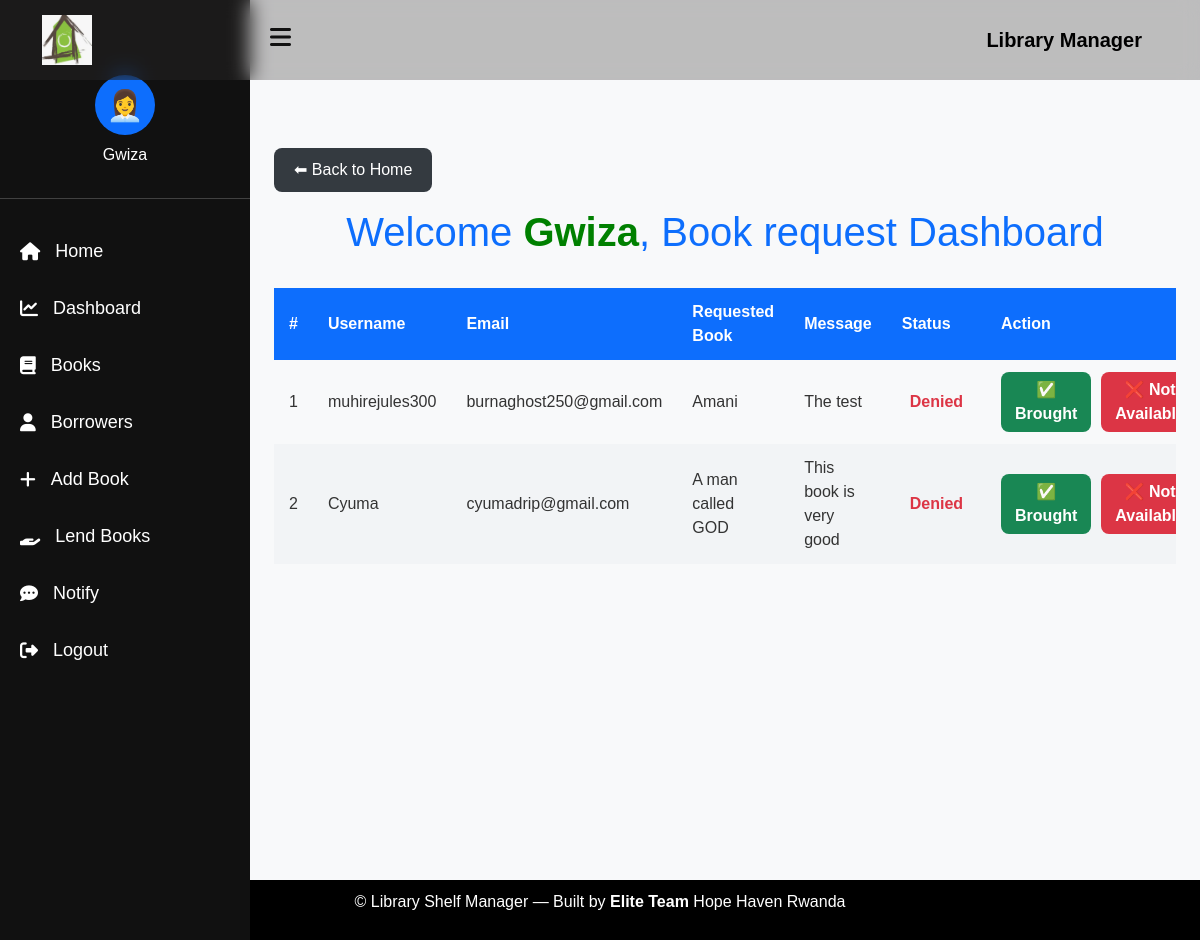
The app's page /book_requested/ (signed in) with its own data.
### lib_app/models.py (models this page shows, shortened)
class Book_request(models.Model):
    username = models.CharField(max_length=100)
    email = models.EmailField(max_length=254)
    book_name = models.CharField(max_length=100)
    any_message = models.CharField(max_length=100, blank=True, null=True)
    STATUS_CHOICES = [
        ('pending', 'Pending'),
        ('approved', 'Approved'),
        ('denied', 'Denied'),
    ]
    status = models.CharField(
        max_length=20,
        choices=STATUS_CHOICES,
        default='pending'
    )

### lib_app/views.py (the view)
# urls.py: path('book_requested/',views.book_requested,name='book_requested'),
def book_requested(request):
    all_requests=Book_request.objects.all()
    context={
        'all_requests':all_requests,
    }
    return render(request,'books/book_request.html',context)

### lib_app/templates/books/book_request.html (shortened to what this page needs)
{% extends 'books/base.html' %}
{% load static %}
{% block content %}
<div class="container">
    <a href="{% url 'book_list_view' %}" class="back-btn">⬅ Back to Home</a>
     <h1>Welcome <b style="color:green">{{user.username}}</b>, Book request Dashboard</h1>
    <div class="table-wrapper">
        {% if all_requests %}
            <table>
                <thead>
                    <tr>
                        <th>#</th>
                        <th>Username</th>
                        <th>Email</th>
                        <th>Requested Book</th>
                        <th>Message</th>
                        <th>Status</th>
                        <th>Action</th>
                    </tr>
                </thead>
                <tbody>
                    {% for req in all_requests %}
                    <tr>
                        <td>{{ forloop.counter }}</td>
                        <td>{{ req.username }}</td>
                        <td>{{ req.email }}</td>
                        <td>{{ req.book_name }}</td>
                        <td>{{ req.any_message|default:"—" }}</td>
                        <td>
                            <span class="status {% if req.status == 'approved' %}approved{% elif req.status == 'denied' %}denied{% else %}pending{% endif %}">
                                {{ req.status|capfirst }}
                            </span>
                        </td>
                        <td>
                            <div class="action-buttons">
                                <form method="post" action="{% url 'approve_request' req.id %}">
                                    <button type="submit" class="approved">✅ Brought</button>
                                </form>
                                <form method="post" action="{% url 'deny_request' req.id %}">
                                    <button type="submit" class="denied">❌ Not Available</button>
                                </form>
                            </div>
                        </td>
                    </tr>
                    {% endfor %}
                </tbody>
            </table>
        {% else %}
            <p style="text-align:center; color:#666;">No book requests yet.</p>
        {% endif %}
    </div>
</div>
{% endblock %}

### lib_app/templates/books/base.html (shortened to what this page needs)
{% load static %}
<!DOCTYPE html>
<html lang="en">
<head>
  <link href="https://cdn.jsdelivr.net/npm/bootstrap@5.3.3/dist/css/bootstrap.min.css" rel="stylesheet">
  <link rel="stylesheet" href="https://cdnjs.cloudflare.com/ajax/libs/font-awesome/6.5.0/css/all.min.css">
</head>
<body>
{% if user.is_authenticated and user.is_superuser %}
  <div class="toggle-btn" id="toggle-btn"><i class="fas fa-bars"></i></div>
{% endif %}
<div class="sidebar" id="sidebar">
  {% if user.is_authenticated %}
    <div class="sidebar-user text-center mb-4" id="user-info-btn">
      <div class="user-circle">{% if user.is_superuser %}👩‍💼{% else %}👨{% endif %}</div>
      <p>{{ user.username }}</p>
    </div>
  {% endif %}
  {% if user.is_authenticated and user.is_superuser %}
    <a href="{% url 'welcome' %}"><i class="fas fa-home"></i> Home</a>
    <a href="{% url 'dash' %}"><i class="fas fa-chart-line"></i> Dashboard</a>
    <a href="{% url 'book_list_view' %}"><i class="fas fa-book"></i> Books</a>
    <a href="{% url 'student_list_view' %}"><i class="fas fa-user"></i> Borrowers</a>
    <a href="{% url 'add_new_book' %}"><i class="fas fa-plus"></i> Add Book</a>
    <a href="{% url 'add_student_and_borrow' %}"><i class="fas fa-hand-holding"></i> Lend Books</a>
    <a href="{% url 'add_notice' %}"><i class="fas fa-comment-dots"></i> Notify</a>
    <a href="{% url 'superuser_logout' %}"><i class="fas fa-sign-out-alt"></i> Logout</a>
  {% else %}
    <a href="{% url 'welcome' %}"><i class="fas fa-home"></i> Home</a>
    <a href="{% url 'book_list_view' %}"><i class="fas fa-book"></i> Online Books</a>
    {% if not user.is_superuser %}
      <a href="{% url 'superuser_login' %}"><i class="fas fa-sign-in-alt"></i> Login</a>
    {% endif %}
  {% endif %}
</div>
<nav class="navbar navbar-expand-lg">
  <div class="container">
    <img src="{% static 'images/logo.png' %}" alt="logo" style="height:50px;width:50px">
    {% if user.is_superuser %}
      <a class="navbar-brand fw-bold" href="{% url 'welcome' %}">Library Manager</a>
    {% else %}
      <a class="navbar-brand fw-bold" href="{% url 'welcome' %}">
        <b style="color:green;">HHR</b> Online Books
      </a>
    {% endif %}
  </div>
</nav>
<div class="main-content" id="main">
  <div class="container mt-5">
    {% block content %}{% endblock %}
  </div>
</div>
<footer>
  <p>&copy; {{ now|date:"Y" }}
    {% if user.is_superuser %}Library Shelf Manager{% else %}HHR Online Books{% endif %}
    — Built by <strong>Elite Team</strong> Hope Haven Rwanda
  </p>
</footer>
</body>
</html>

### lib_app/templates/books/base.html (style rules this page uses)
body { background: #fff; font-family: 'Segoe UI', Tahoma, Geneva, Verdana, sans-serif; overflow-x: hidden; }
nav.navbar { background: rgba(54, 52, 52, 0.3); backdrop-filter: blur(10px); height: 80px; display: flex; justify-content: center; z-index: 1050; }
nav a.navbar-brand { color: #000; font-weight: 500; }
.sidebar { position: fixed; left: 0; top: 0; width: 250px; height: 100%; background: #111; color: #fff; padding-top: 60px; transition: left 0.3s ease; z-index: 1000; }
.sidebar a { display: flex; align-items: center; padding: 15px 20px; color: #fff; text-decoration: none; font-size: 18px; transition: 0.2s; }
.sidebar a i { margin-right: 15px; }
.sidebar-user { padding: 15px 0; border-bottom: 1px solid rgba(255, 255, 255, 0.2); cursor: pointer; }
.user-circle { width: 60px; height: 60px; background: #0d6efd; color: #fff; border-radius: 50%; font-size: 30px; display: flex; align-items: center; justify-content: center; margin: 0 auto; }
.sidebar-user p { font-size: 16px; color: #fff; margin-top: 8px; font-weight: 500; }
.main-content { margin-left: 250px; transition: margin-left 0.3s ease; min-height: 100vh; display: flex; flex-direction: column; padding-top: 20px; }
.toggle-btn { position: fixed; top: 20px; left: 270px; font-size: 24px; cursor: pointer; color: #111; z-index: 1100; }
footer { background: #000; color: #fff; text-align: center; padding: 10px 0; }

### lib_app/templates/books/book_request.html (style rules this page uses)
body { font-family: 'Poppins', sans-serif; background: #f8f9fa; color: #333; margin: 0; padding: 0; }
h1 { text-align: center; color: #0d6efd; margin-bottom: 2rem; }
.table-wrapper { overflow-x: auto; }
table { width: 100%; border-collapse: collapse; margin-bottom: 1rem; }
th, td { padding: 12px 15px; text-align: left; }
th { background: #0d6efd; color: white; font-weight: 600; }
tr:nth-child(even) { background: #f2f4f6; }
.action-buttons { display: flex; gap: 10px; }
.action-buttons form { display: inline; }
button { border: none; border-radius: 8px; padding: 6px 14px; cursor: pointer; font-weight: 600; transition: 0.3s ease; }
button.approved { background: #198754; color: white; }
button.denied { background: #dc3545; color: white; }
.back-btn { display: inline-block; margin-bottom: 1rem; background: #343a40; color: white; padding: 10px 20px; border-radius: 8px; text-decoration: none; font-weight: 500; transition: 0.3s ease; }
.status { font-weight: 600; border-radius: 8px; padding: 4px 8px; }
.status.denied { color: #dc3545; }

### records on screen
Book_request: username "muhirejules300", email "burnaghost250@gmail.com", book_name "Amani", any_message "The test", status "Denied"
Book_request: username "Cyuma", email "cyumadrip@gmail.com", book_name "A man called GOD", any_message "This book is very good", status "Denied"

### other values on screen
{{ user.username }} "Gwiza"
